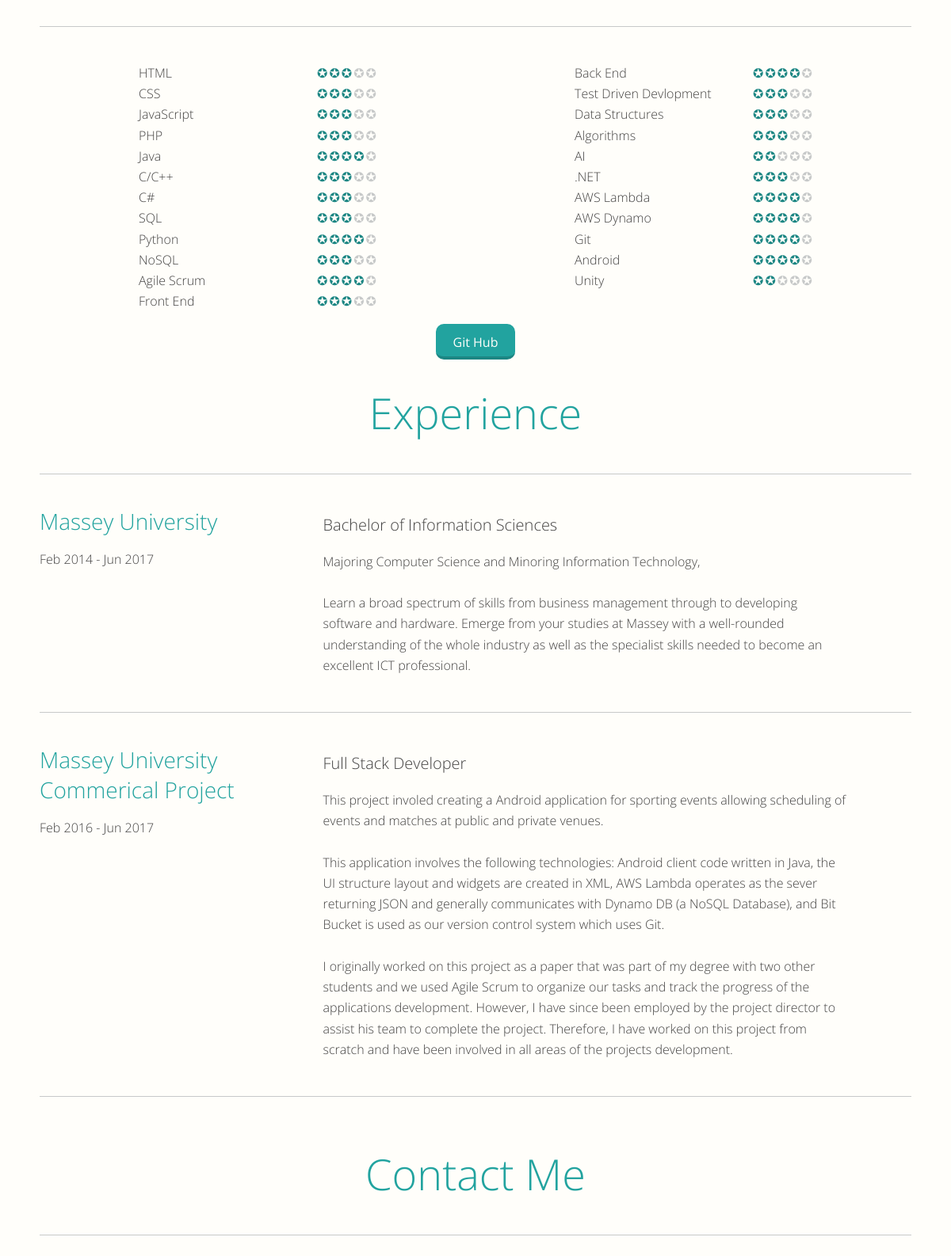
Before: / (middle part) with the older database file.
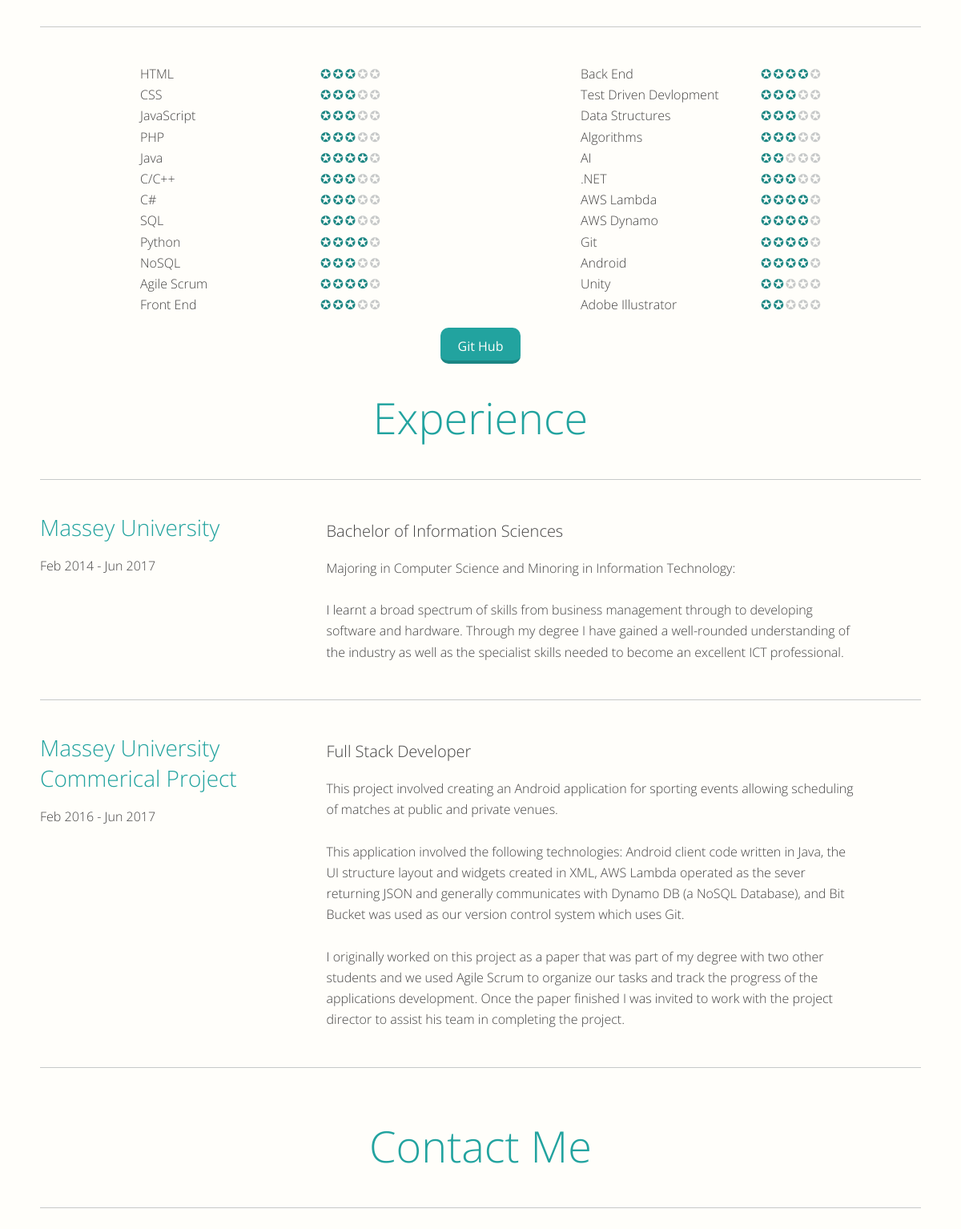
After: the same page with the newer database file.
### tables this page shows
CREATE TABLE languages(
    lang_id INT NOT NULL AUTO_INCREMENT,
    name VARCHAR(50) NOT NULL,
    skill INT NOT NULL,
    PRIMARY KEY(lang_id)
);

CREATE TABLE concepts(
    concept_id INT NOT NULL AUTO_INCREMENT,
    name VARCHAR(150) NOT NULL,
    skill INT NOT NULL,
    PRIMARY KEY(concept_id)
);

CREATE TABLE platforms(
    plat_id INT NOT NULL AUTO_INCREMENT,
    name VARCHAR(50) NOT NULL,
    skill INT NOT NULL NOT NULL,
    PRIMARY KEY(plat_id)
);

CREATE TABLE experiences(
    exp_id INT NOT NULL AUTO_INCREMENT,
    exp_category_id INT NOT NULL,
    exp_title VARCHAR(200) NOT NULL,
    exp_loc VARCHAR(100) NOT NULL,
    exp_from_date DATE NOT NULL,
    exp_to_date DATE,
    exp_descript TEXT NOT NULL,
    PRIMARY KEY(exp_id),
    FOREIGN KEY(exp_category_id) REFERENCES experience_category(cat_id)
);

### controller/DB.php (called while the page is built, shortened)
<?php
class DB{
    function __construct($host, $user, $pass, $db_name){
        $this->db = new mysqli($host, $user, $pass, $db_name);
    }
    function query($query){
        $query = $this->db->escape_string($query);
        $query_res = $this->db->query($query);
        return $this->format_res($query_res);
    }
    public function format_res($result){
		$table = Array();
    	$n = 0;
    	while ($row = $result->fetch_assoc()) {
      		$table[$n] = $row;
      	    $n++;
   		}
    	return $table;
    }
}

### controller/NameSkill.php (the view)
<?php
class NameSkillCreator{
  function create_skill($skill){
    $stars= "";
    for($i = 5; $i > 0; $i--){
      if($i < $skill){
        $stars = $stars."<span class='fill_skill_star star_list'>";
      }else{
        $stars = $stars."<span class='skill_star star_list'>";
      }
      $stars = $stars."✪</span>";
    }
    return $stars;
  }
  function create_name_skill_list($db_res, $max_len){
    $i = 0;
    echo "<ul>";
    foreach($db_res as $row){
      if($i === $max_len){
        echo "</ul><ul>";
        $i = 0;
      }
      echo "<li><span>". $row['name']. $this->create_skill($row['skill']).
           "</span></li>";
      $i++;
    }
    echo "</ul>";
  }
}

### controller/ExperienceCreate.php (shortened to what this page needs)
<?php
class ExperienceCreate{
    function clean_date($date_string){
        try{
            $date = date_create($date_string);
            $date->format("D-M-Y");
            $date = date_format($date, "M-Y");
            $date = str_replace("-", " ", $date);
            return $date;
        }catch(Exception $e){
            error_log("failed to convert string to date", 0);
            return $date_string;
        }
    }
    function create_exp($exp){
        echo "<div class='exp_descript'>";
        echo "<div class='loc_date_exp'>";
        echo "<h2>".$exp[self::LOC]."</h2>";
        echo "<p>".$this->clean_date($exp[self::FROM_DATE])." - ".$this->clean_date($exp[self::TO_DATE])."</p></div>";
        echo "<div class='job_description'>";
        echo "<h3>".$exp[self::TITLE]."</h3>";
        echo "<p>".$exp[self::DESCRIPT]."</p>";
        echo "</div></div>";
    }
    function create_experiences($sql_res){
        foreach($sql_res as $row){
            $this->create_exp($row);
        }
    }
}

Changed rows visible on the page:
added platforms: name "Adobe Illustrator"
changed experiences "Massey University": exp_descript "Majoring Computer Science and Minoring Information Technology, Learn a broad spectrum of skills from business management through to developing software and hardware. Emerge from your studies at Massey with a well-rounded understanding of the whole industry as well as…" → "Majoring in Computer Science and Minoring in Information Technology: I learnt a broad spectrum of skills from business management through to developing software and hardware. Through my degree I have gained a well-rounded understanding of the industry as well as…"
changed experiences "Massey University Commerical Project": exp_descript "This project involed creating a Android application for sporting events allowing scheduling of events and matches at public and private venues. This application involves the following technologies: Android client code written in Java, the UI structure layout and widgets are created in XML, AWS Lambda operates as the sever returning JSON and generally communicates with Dynamo DB (a NoSQL Database), and Bit Bucket is used as our version control system which uses Git. I originally worked on this project as a paper that was part of my degree with two other students and we used Agile Scrum to organize our tasks and track the progress of the applications development. However, I have since been…" → "This project involved creating an Android application for sporting events allowing scheduling of matches at public and private venues. This application involved the following technologies: Android client code written in Java, the UI structure layout and widgets created in XML, AWS Lambda operated as the sever returning JSON and generally communicates with Dynamo DB (a NoSQL Database), and Bit Bucket was used as our version control system which uses Git. I originally worked on this project as a paper that was part of my degree with two other students and we used Agile Scrum to organize our tasks and track the progress of the applications development. Once the paper finished I was invited to…"
